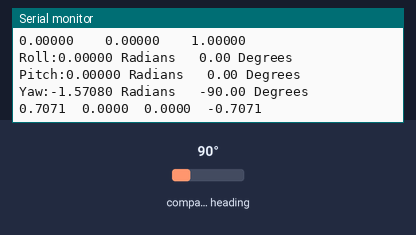
This sketch was run on a simulated Arduino Uno, built with avr-gcc and run on an emulated ATmega328P. Parts: the last lines printed to the serial monitor. Inputs (shaded band) come from the test bench; at power-on: compass heading 90°.

Above: at 2.2 s.
2.3 s: compass heading set to 7°
At 2.37 s:
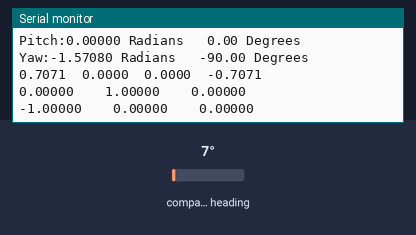
3.8 s: compass heading set to 180°
At 3.98 s:
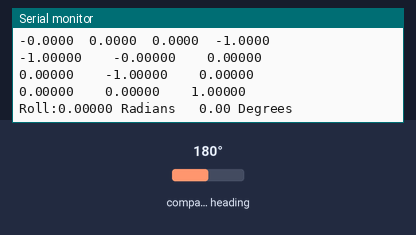
Timing chart, 0 to 6.8 s (numbered marks = the images above; inputs shaded):
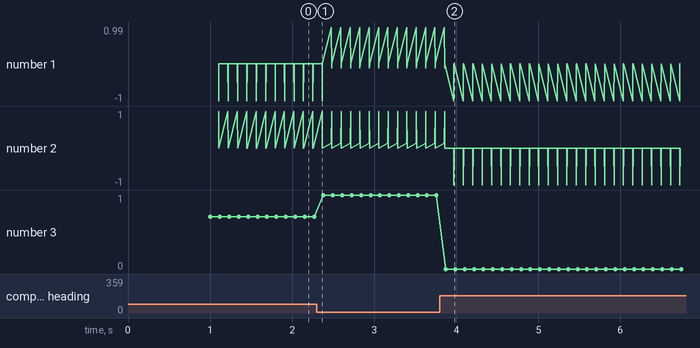

Measured:
- after the input at 3.8 s, the serial monitor: prints a new line after 0.07 s (image 2)
- plotted number 3: 0.71 → 1 after the input at 2.3 s

The sketch:

angle.ino
```cpp
#include <Wire.h>
#include <Adafruit_Sensor.h>
#include <Adafruit_BNO055.h>
#include <utility/imumaths.h>
//comment
/*
This program is an abridged version of Adafruit BNO055 rawdata.ino available after installing the Adafruit BNO055 library
File→Examples→Adafruit BNO055→Raw Data
  Connections on Arduino Uno
  =========================================================================
  SCL to analog 5 | SDA to analog 4 | VDD to 3.3V DC | GND to common ground
*/

#define BNO055_SAMPLERATE_DELAY_MS (100)          // Delay between data requests

Adafruit_BNO055 bno = Adafruit_BNO055();          // Create sensor object bno based on Adafruit_BNO055 library

void setup(void)
{
  Serial.begin(115200);                           // Begin serial port communication
  if(!bno.begin())                                // Initialize sensor communication
  {
    Serial.print("Ooops, no BNO055 detected ... Check your wiring or I2C ADDR!");
  }
  delay(1000);
  bno.setExtCrystalUse(true);                     // Use the crystal on the development board
}

void loop(void)
{
  imu::Quaternion quat = bno.getQuat();           // Request quaternion data from BNO055

  Serial.print(quat.w(), 4);  Serial.print("\t"); // Print quaternion w
  Serial.print(quat.x(), 4);  Serial.print("\t"); // Print quaternion x
  Serial.print(quat.y(), 4);  Serial.print("\t"); // Print quaternion y
  Serial.print(quat.z(), 4);  Serial.println();   // Print quaternion z

  delay(BNO055_SAMPLERATE_DELAY_MS);              // Pause before capturing new data

  /* Create Rotation Matrix rm from Quaternion */
  double rm[3][3];

  rm[1][1] = quat.w()*quat.w() + quat.x()*quat.x() - quat.y()*quat.y() - quat.z()*quat.z();
  rm[1][2] = 2*quat.x()*quat.y() - 2*quat.w()*quat.z();
  rm[1][3] = 2*quat.x()*quat.z() + 2*quat.w()*quat.y();
  rm[2][1] = 2*quat.x()*quat.y() + 2*quat.w()*quat.z();
  rm[2][2] = quat.w()*quat.w() - quat.x()*quat.x() + quat.y()*quat.y() - quat.z()*quat.z();
  rm[2][3] = 2*quat.y()*quat.z() - 2*quat.w()*quat.x();
  rm[3][1] = 2*quat.x()*quat.z() - 2*quat.w()*quat.y();
  rm[3][2] = 2*quat.y()*quat.z() + 2*quat.w()*quat.x();
  rm[3][3] = quat.w()*quat.w() - quat.x()*quat.x() - quat.y()*quat.y() + quat.z()*quat.z();

  /* Display Rotation Matrix */
  Serial.print(rm[1][1],5);Serial.print("  \t");
  Serial.print(rm[1][2],5);Serial.print("  \t");
  Serial.println(rm[1][3],5);
  Serial.print(rm[2][1],5);Serial.print("  \t");
  Serial.print(rm[2][2],5);Serial.print("  \t");
  Serial.println(rm[2][3],5);
  Serial.print(rm[3][1],5);Serial.print("  \t");
  Serial.print(rm[3][2],5);Serial.print("  \t");
  Serial.println(rm[3][3],5);

  /* Create Roll Pitch Yaw Angles from Quaternions */
  double yy = quat.y() * quat.y(); // 2 Uses below

  double roll = atan2(2 * (quat.w() * quat.x() + quat.y() * quat.z()), 1 - 2*(quat.x() * quat.x() + yy));
  double pitch = asin(2 * quat.w() * quat.y() - quat.x() * quat.z());
  double yaw = atan2(2 * (quat.w() * quat.z() + quat.x() * quat.y()), 1 - 2*(yy+quat.z() * quat.z()));

  /*  Convert Radians to Degrees */
  float rollDeg  = 57.2958 * roll;
  float pitchDeg = 57.2958 * pitch;
  float yawDeg   = 57.2958 * yaw;

  /*  Display Roll, Pitch, and Yaw in Radians and Degrees*/
  Serial.print("Roll:");  Serial.print(roll,5);  Serial.print(" Radians \t"); Serial.print(rollDeg,2);  Serial.println(" Degrees");
  Serial.print("Pitch:"); Serial.print(pitch,5); Serial.print(" Radians \t"); Serial.print(pitchDeg,2); Serial.println(" Degrees");
  Serial.print("Yaw:");   Serial.print(yaw,5);   Serial.print(" Radians \t"); Serial.print(yawDeg,2);   Serial.println(" Degrees");
}
```
